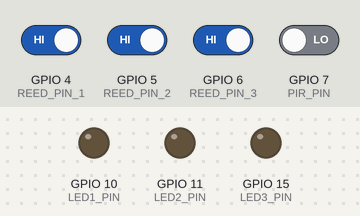
Bench run of a sketch on a simulated ESP32-S3. Parts: output pins drawn as LEDs (lit = HIGH). The inputs (shaded band) are chosen by the test bench; at power-on: GPIO 4 (REED_PIN_1), GPIO 5 (REED_PIN_2), GPIO 6 (REED_PIN_3) HIGH, GPIO 7 (PIR_PIN) LOW. WiFi joins after 1.5 s; servers stay silent unless stated; uploads are accepted with an empty reply; what the sketch prints to the serial monitor is not drawn.

Above: at 2.7 s.
2.8 s: GPIO 4 (REED_PIN_1) driven LOW
4.7 s: GPIO 7 (PIR_PIN) driven HIGH
At 6.2 s:
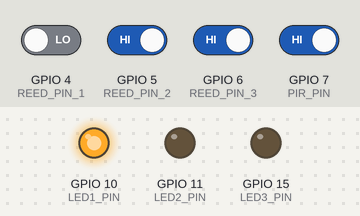
6.5 s: GPIO 5 (REED_PIN_2) driven LOW
At 7.7 s:
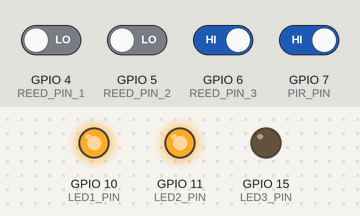
8.2 s: GPIO 6 (REED_PIN_3) driven LOW
At 9.4 s:
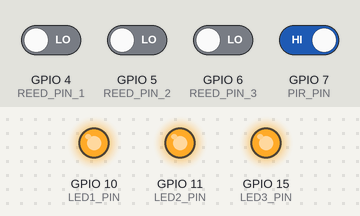
10.2 s: GPIO 4 (REED_PIN_1) driven HIGH
At 11.1 s:
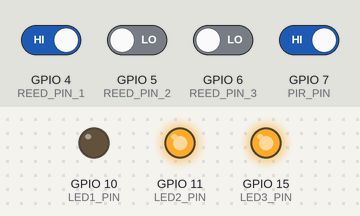
12.2 s: GPIO 5 (REED_PIN_2) driven HIGH
At 13.9 s:
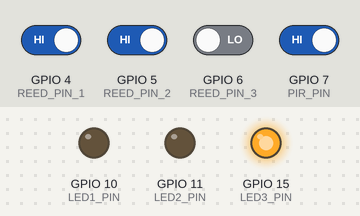
Timing chart, 0 to 15.2 s (numbered marks = the images above; inputs shaded):
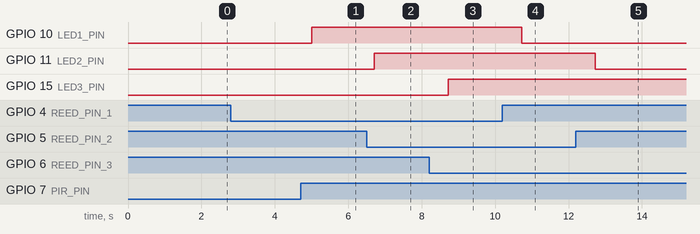

The sketch:

keyhub_arduino_code.ino
```cpp
#include <WiFi.h>
#include <HTTPClient.h>
#include <Arduino_JSON.h>

#define REED_PIN_1 4
#define REED_PIN_2 5
#define REED_PIN_3 6
#define PIR_PIN 7

#define LED1_PIN 10
#define LED2_PIN 11
#define LED3_PIN 15

unsigned long lastTime = 0;
unsigned long timerDelay = 500;

unsigned long lastMotionTime = 0;
const unsigned long motionTimeout = 10000; // 10 Sekunden

bool motionDetected = false;

int lastStatus1 = 0;
int lastStatus2 = 0;
int lastStatus3 = 0;

int reedStatus1 = 0;
int reedStatus2 = 0;
int reedStatus3 = 0;

const char* ssid     = "tinkergarden";
const char* pass     = "strenggeheim";
const char* serverURL = "https://keyhub.cedriczuellig.ch/load.php";

void setup() {
  Serial.begin(115200);

  WiFi.begin(ssid, pass);
  Serial.println("Connecting");
  while (WiFi.status() != WL_CONNECTED) {
    delay(500);
    Serial.print(".");
  }
  Serial.printf("\nWiFi connected: SSID: %s, IP Address: %s\n", ssid, WiFi.localIP().toString().c_str());

  pinMode(REED_PIN_1, INPUT_PULLUP);
  pinMode(REED_PIN_2, INPUT_PULLUP);
  pinMode(REED_PIN_3, INPUT_PULLUP);

  pinMode(PIR_PIN, INPUT);

  pinMode(LED1_PIN, OUTPUT);
  pinMode(LED2_PIN, OUTPUT);
  pinMode(LED3_PIN, OUTPUT);

  digitalWrite(LED1_PIN, LOW);
  digitalWrite(LED2_PIN, LOW);
  digitalWrite(LED3_PIN, LOW);
}

void loop() {
  int pirValue = digitalRead(PIR_PIN);
  if (pirValue == HIGH) {
    motionDetected = true;
    lastMotionTime = millis();
  } else if (motionDetected && (millis() - lastMotionTime > motionTimeout)) {
    motionDetected = false;
  }

  if ((millis() - lastTime) > timerDelay) {
    lastTime = millis();

    checkReedSwitch(REED_PIN_1, lastStatus1, reedStatus1, 1);
    checkReedSwitch(REED_PIN_2, lastStatus2, reedStatus2, 2);
    checkReedSwitch(REED_PIN_3, lastStatus3, reedStatus3, 3);

    updateLEDs();
  }
}

void checkReedSwitch(int pin, int &lastStatus, int &reedStatus, int sensorID) {
  int status = digitalRead(pin);
  int wert = (status == LOW) ? 1 : 0;

  reedStatus = wert;

  if (lastStatus != wert) {
    lastStatus = wert;

    Serial.printf("Sensor %d -> Status: %d -> %s\n", sensorID, status,
                  (wert == 1) ? "Magnet erkannt" : "Kein Magnet");

    JSONVar dataObject;
    dataObject["wert"] = wert;
    dataObject["sensor_id"] = sensorID;

    String jsonString = JSON.stringify(dataObject);

    if (WiFi.status() == WL_CONNECTED) {
      HTTPClient http;
      http.begin(serverURL);
      http.addHeader("Content-Type", "application/json");
      int httpResponseCode = http.POST(jsonString);

      if (httpResponseCode > 0) {
        String response = http.getString();
        Serial.printf("HTTP Response code: %d\n", httpResponseCode);
        Serial.println("Response: " + response);
      } else {
        Serial.printf("Error on sending POST: %d\n", httpResponseCode);
      }
      http.end();
    } else {
      Serial.println("WiFi Disconnected");
    }
  }
}

void updateLEDs() {
  digitalWrite(LED1_PIN, (reedStatus1 == 1 && motionDetected) ? HIGH : LOW);
  digitalWrite(LED2_PIN, (reedStatus2 == 1 && motionDetected) ? HIGH : LOW);
  digitalWrite(LED3_PIN, (reedStatus3 == 1 && motionDetected) ? HIGH : LOW);
}
```

Measured:
- after the input at 2.8 s, every drawn part: stays the same
- after the input at 4.7 s, GPIO 10 (LED1_PIN): LOW → HIGH after 0.31 s
- after the input at 6.5 s, GPIO 11 (LED2_PIN): LOW → HIGH after 0.21 s
- after the input at 8.2 s, GPIO 15 (LED3_PIN): LOW → HIGH after 0.52 s
- after the input at 10.2 s, GPIO 10 (LED1_PIN): HIGH → LOW after 0.52 s
- after the input at 12.2 s, GPIO 11 (LED2_PIN): HIGH → LOW after 0.53 s
